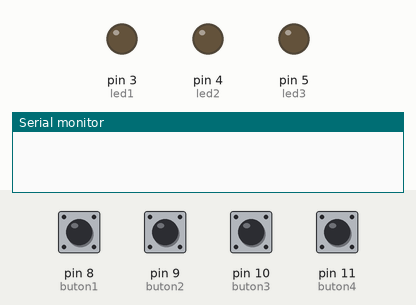
Bench run of a sketch on a simulated Arduino Uno, built with avr-gcc and run on an emulated ATmega328P. Shown: output pins drawn as LEDs (lit = HIGH), the last lines printed to the serial monitor. Dashed ring = blinking. Inputs (shaded band) come from the test bench; at power-on: pin 8 (buton1), pin 9 (buton2), pin 10 (buton3), pin 11 (buton4) LOW.

Above: at 1.2 s.
1.3 s: pin 9 (buton2) pulled HIGH for 0.15 s
At 1.42 s:
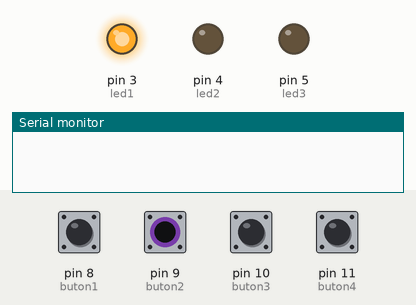
3.3 s: pin 10 (buton3) pulled HIGH for 0.15 s
At 3.67 s:
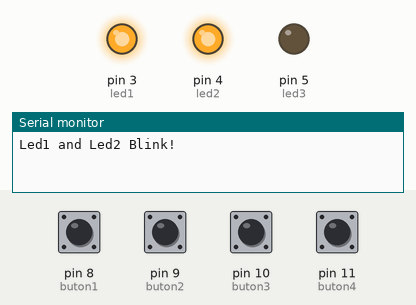
6.3 s: pin 8 (buton1) pulled HIGH for 1 s
At 6.42 s:
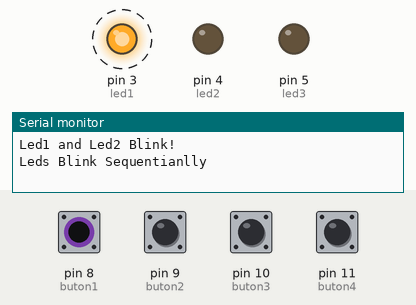
8.8 s: pin 11 (buton4) pulled HIGH for 0.15 s
At 8.92 s:
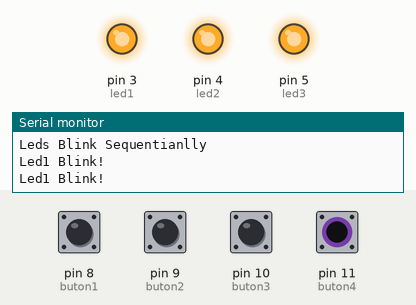
Timing chart, 0 to 11.8 s (numbered marks = the images above; inputs shaded):
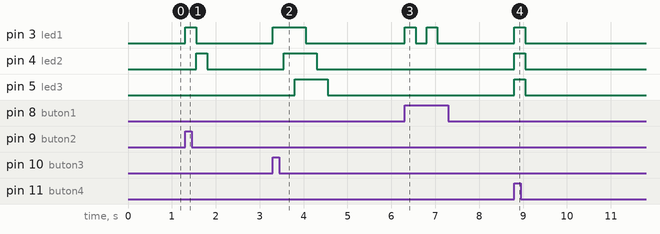

Measured:
- after the input at 1.3 s, pin 3 (led1): LOW → HIGH at once, → LOW 0.25 s later; pin 4 (led2): LOW → HIGH after 0.25 s, → LOW 0.25 s later
- after the input at 3.3 s, pin 3 (led1): LOW → HIGH at once, → LOW 0.75 s later; pin 4 (led2): LOW → HIGH after 0.25 s, → LOW 0.75 s later; pin 5 (led3): LOW → HIGH after 0.50 s, → LOW 0.75 s later
- after the input at 6.3 s, pin 3 (led1): alternates HIGH for 0.25 s and LOW for 0.25 s, 4 changes in all, then stays LOW, starting at once
- after the input at 8.8 s, pin 3 (led1), pin 4 (led2), pin 5 (led3): LOW → HIGH at once, → LOW 0.25 s later

The sketch:

04.SerialMonitorVeDebugging.ino
```cpp
//Islemlerimiz bittikten sonra debugging kodlarini siliniz
//hafizafa yer kaplamasin.

int buton1 = 8;
int buton2 = 9;
int buton3 = 10;
int buton4 = 11;

int led1 = 3;
int led2 = 4;
int led3 = 5;

int b1,b2,b3,b4;

void setup() {
  Serial.begin(9600);
  pinMode(buton1,INPUT);
  pinMode(buton2,INPUT);
  pinMode(buton3,INPUT);
  pinMode(buton4,INPUT);

  pinMode(led1,OUTPUT);
  pinMode(led2,OUTPUT);
  pinMode(led3,OUTPUT);

}

void loop() {
  b1 = digitalRead(buton1);
  b2 = digitalRead(buton2);
  b3 = digitalRead(buton3);
  b4 = digitalRead(buton4);

  if(b1 == HIGH){
    digitalWrite(led1,HIGH);
    delay(250);
    digitalWrite(led1,LOW);
    delay(250);
    Serial.println("Led1 Blink!");
  }else if(b2 == HIGH){
    digitalWrite(led1,HIGH);
    digitalWrite(led2,LOW);
    delay(250);
    digitalWrite(led1,LOW);
    digitalWrite(led2,HIGH);
    delay(250);
    Serial.println("Led1 and Led2 Blink!");
  }else if(b3 == HIGH){
    digitalWrite(led1,HIGH);
    delay(250);
    digitalWrite(led2,HIGH);
    delay(250);
    digitalWrite(led3,HIGH);
    delay(250);
    digitalWrite(led1,LOW);
    delay(250);
    digitalWrite(led2,LOW);
    delay(250);
    digitalWrite(led3,LOW);
    delay(250);
    Serial.println("Leds Blink Sequentianlly");
  }else if(b4 == HIGH){
    digitalWrite(led1,HIGH);
    digitalWrite(led2,HIGH);
    digitalWrite(led3,HIGH);
    delay(250);
    digitalWrite(led1,LOW);
    digitalWrite(led2,LOW);
    digitalWrite(led3,LOW);
    delay(250);
    Serial.println("Leds Blinks together!");
   }else{
    digitalWrite(led1,LOW);
    digitalWrite(led2,LOW);
    digitalWrite(led3,LOW);
   }


}
```
